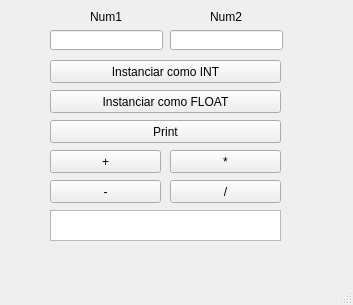
<?xml version="1.0" encoding="UTF-8"?>
<ui version="4.0">
 <class>MainWindow</class>
 <widget class="QMainWindow" name="MainWindow">
  <property name="geometry">
   <rect>
    <x>0</x>
    <y>0</y>
    <width>353</width>
    <height>305</height>
   </rect>
  </property>
  <property name="windowTitle">
   <string>MainWindow</string>
  </property>
  <widget class="QWidget" name="centralwidget">
   <widget class="QLineEdit" name="lineEdit">
    <property name="geometry">
     <rect>
      <x>50</x>
      <y>30</y>
      <width>113</width>
      <height>20</height>
     </rect>
    </property>
   </widget>
   <widget class="QLineEdit" name="lineEdit_2">
    <property name="geometry">
     <rect>
      <x>170</x>
      <y>30</y>
      <width>113</width>
      <height>20</height>
     </rect>
    </property>
   </widget>
   <widget class="QPushButton" name="pushButton">
    <property name="geometry">
     <rect>
      <x>50</x>
      <y>90</y>
      <width>231</width>
      <height>23</height>
     </rect>
    </property>
    <property name="text">
     <string>Instanciar como FLOAT</string>
    </property>
   </widget>
   <widget class="QPushButton" name="pushButton_2">
    <property name="geometry">
     <rect>
      <x>50</x>
      <y>150</y>
      <width>111</width>
      <height>23</height>
     </rect>
    </property>
    <property name="text">
     <string>+</string>
    </property>
   </widget>
   <widget class="QPushButton" name="pushButton_3">
    <property name="geometry">
     <rect>
      <x>170</x>
      <y>180</y>
      <width>111</width>
      <height>23</height>
     </rect>
    </property>
    <property name="text">
     <string>/</string>
    </property>
   </widget>
   <widget class="QPushButton" name="pushButton_4">
    <property name="geometry">
     <rect>
      <x>170</x>
      <y>150</y>
      <width>111</width>
      <height>23</height>
     </rect>
    </property>
    <property name="text">
     <string>*</string>
    </property>
   </widget>
   <widget class="QPushButton" name="pushButton_5">
    <property name="geometry">
     <rect>
      <x>50</x>
      <y>120</y>
      <width>231</width>
      <height>23</height>
     </rect>
    </property>
    <property name="text">
     <string>Print</string>
    </property>
   </widget>
   <widget class="QPushButton" name="pushButton_6">
    <property name="geometry">
     <rect>
      <x>50</x>
      <y>180</y>
      <width>111</width>
      <height>23</height>
     </rect>
    </property>
    <property name="text">
     <string>-</string>
    </property>
   </widget>
   <widget class="QLabel" name="label">
    <property name="geometry">
     <rect>
      <x>90</x>
      <y>10</y>
      <width>47</width>
      <height>13</height>
     </rect>
    </property>
    <property name="text">
     <string>Num1</string>
    </property>
   </widget>
   <widget class="QLabel" name="label_2">
    <property name="geometry">
     <rect>
      <x>210</x>
      <y>10</y>
      <width>47</width>
      <height>13</height>
     </rect>
    </property>
    <property name="text">
     <string>Num2</string>
    </property>
   </widget>
   <widget class="QTextEdit" name="textEdit">
    <property name="geometry">
     <rect>
      <x>50</x>
      <y>210</y>
      <width>231</width>
      <height>31</height>
     </rect>
    </property>
   </widget>
   <widget class="QPushButton" name="pushButton_7">
    <property name="geometry">
     <rect>
      <x>50</x>
      <y>60</y>
      <width>231</width>
      <height>23</height>
     </rect>
    </property>
    <property name="text">
     <string>Instanciar como INT</string>
    </property>
   </widget>
  </widget>
  <widget class="QMenuBar" name="menubar">
   <property name="geometry">
    <rect>
     <x>0</x>
     <y>0</y>
     <width>353</width>
     <height>21</height>
    </rect>
   </property>
  </widget>
  <widget class="QStatusBar" name="statusbar"/>
 </widget>
 <resources/>
 <connections/>
</ui>
